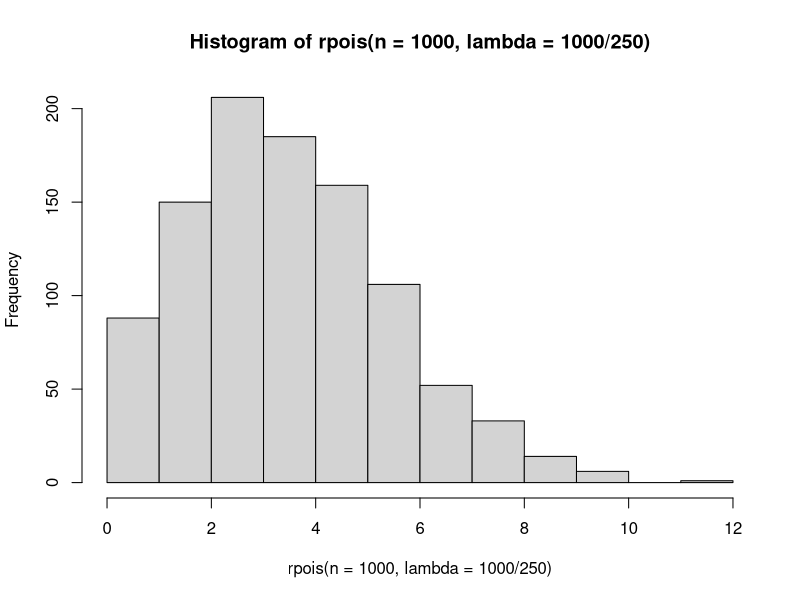

Here is the R script that generated this plot:
## ---- chunk 1
knitr::opts_chunk$set(echo = TRUE)
## ---- chunk 2

n = 1000
p = 1/250
x = 4

ex_3a <- ((n * p)^x * exp(-n*p))/factorial(x)

print(ex_3a)
## ---- chunk 3

n = 1000
p = 1/250
x = 0

ex_3b <- ((n * p)^x * exp(-n*p))/factorial(x)

print(ex_3b)
## ---- chunk 4

set.seed(123)

hist(rpois(n = 1000, lambda = 1000/250))


